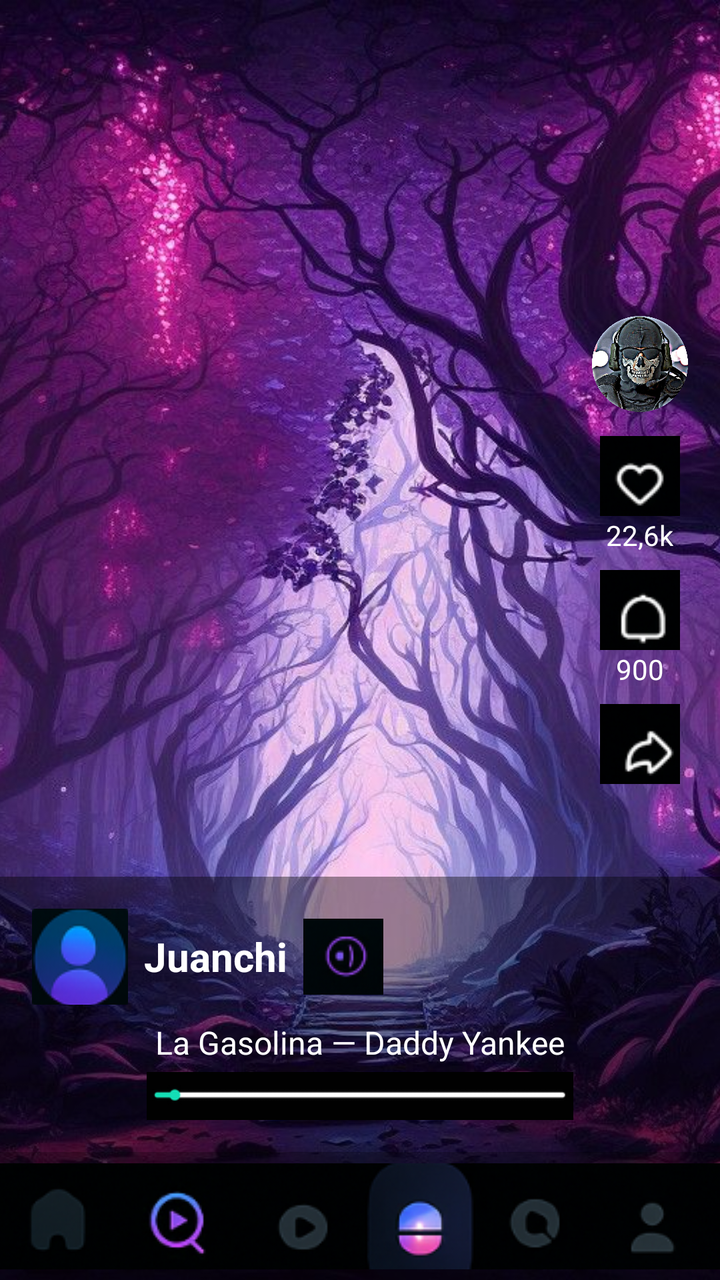
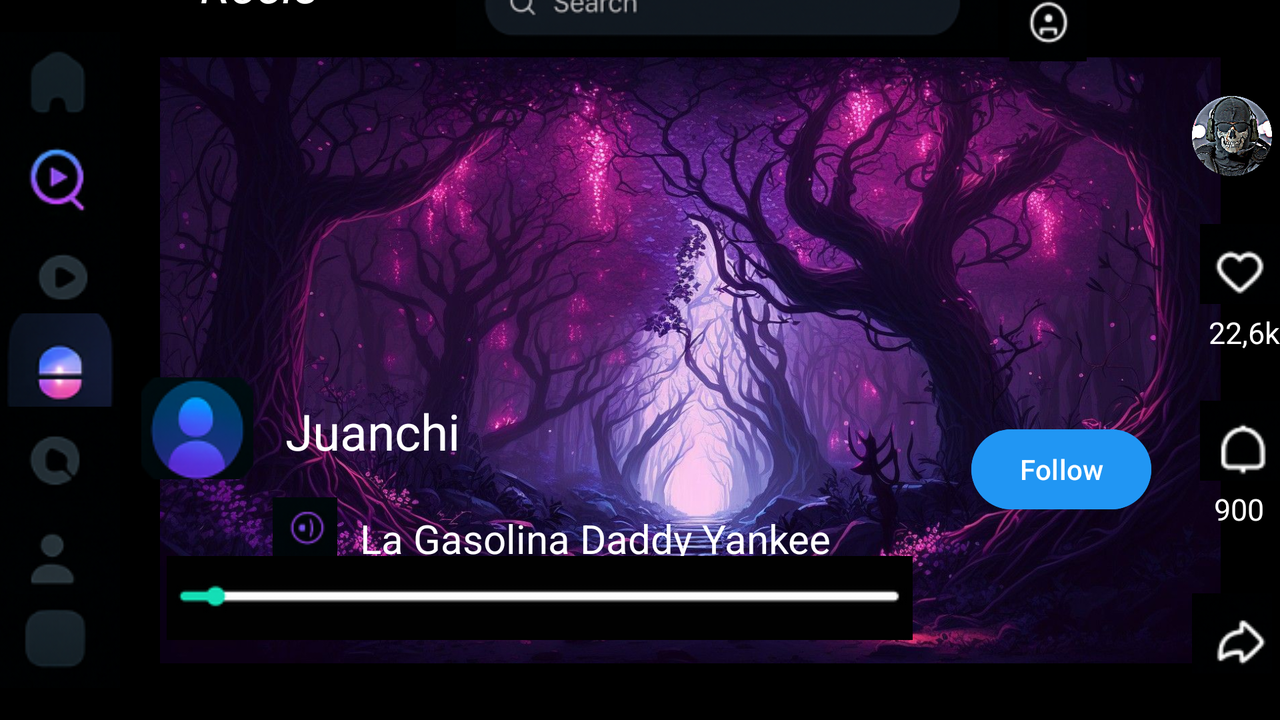

An Android layout and its configuration variant, each rendered on a device that would load it. The default file and the variant file are quoted in full after the pictures.
<!-- AndroidManifest.xml: application theme Theme.Login_RedSocial -->
<!-- res/layout/activity_spoty.xml -->
<?xml version="1.0" encoding="utf-8"?>
<androidx.constraintlayout.widget.ConstraintLayout xmlns:android="http://schemas.android.com/apk/res/android"
    xmlns:app="http://schemas.android.com/apk/res-auto"
    xmlns:tools="http://schemas.android.com/tools"
    android:layout_width="match_parent"
    android:layout_height="match_parent"
    android:background="@color/black"
    tools:context=".SpotyActivity">

    
    <ImageView
        android:id="@+id/imageViewFondo"
        android:layout_width="0dp"
        android:layout_height="0dp"
        android:scaleType="centerCrop"
        app:layout_constraintTop_toTopOf="parent"
        app:layout_constraintBottom_toBottomOf="parent"
        app:layout_constraintStart_toStartOf="parent"
        app:layout_constraintEnd_toEndOf="parent"
        app:srcCompat="@drawable/spoty_background" />

    

    
    <LinearLayout
        android:id="@+id/layoutDerecha"
        android:layout_width="wrap_content"
        android:layout_height="wrap_content"
        android:layout_marginEnd="16dp"
        android:layout_marginBottom="248dp"
        android:gravity="center_horizontal"
        android:orientation="vertical"
        app:layout_constraintBottom_toBottomOf="parent"
        app:layout_constraintEnd_toEndOf="parent">

        <ImageView
            android:id="@+id/fotoPerfil"
            android:layout_width="48dp"
            android:layout_height="48dp"
            android:layout_marginBottom="12dp"
            android:src="@drawable/fotoperfil" />

        <ImageButton
            android:id="@+id/btnCorazon"
            android:layout_width="40dp"
            android:layout_height="40dp"
            android:background="@android:color/transparent"
            android:src="@drawable/spoty_corazon" />

        <TextView
            android:id="@+id/tvLikes"
            android:layout_width="wrap_content"
            android:layout_height="wrap_content"
            android:layout_marginBottom="8dp"
            android:gravity="center"
            android:text="22,6k"
            android:textColor="@android:color/white"
            android:textSize="14sp" />

        <ImageButton
            android:id="@+id/btnCampana"
            android:layout_width="40dp"
            android:layout_height="40dp"
            android:background="@android:color/transparent"
            android:src="@drawable/spoty_campana" />

        <TextView
            android:id="@+id/tvCampana"
            android:layout_width="wrap_content"
            android:layout_height="wrap_content"
            android:layout_marginBottom="8dp"
            android:gravity="center"
            android:text="900"
            android:textColor="@android:color/white"
            android:textSize="14sp" />

        <ImageButton
            android:id="@+id/btnCompartir"
            android:layout_width="40dp"
            android:layout_height="40dp"
            android:background="@android:color/transparent"
            android:src="@drawable/spoty_compartir" />
    </LinearLayout>

    <LinearLayout
        android:id="@+id/layoutInferior"
        android:layout_width="0dp"
        android:layout_height="wrap_content"
        android:orientation="vertical"
        android:padding="16dp"
        android:background="#66000000"
        app:layout_constraintBottom_toTopOf="@+id/layoutBotones"
        app:layout_constraintStart_toStartOf="parent"
        app:layout_constraintEnd_toEndOf="parent">

        
        <LinearLayout
            android:layout_width="match_parent"
            android:layout_height="wrap_content"
            android:orientation="horizontal"
            android:gravity="center_vertical">

            <ImageButton
                android:id="@+id/btnPerfil"
                android:layout_width="48dp"
                android:layout_height="48dp"
                android:background="@android:color/transparent"
                android:src="@drawable/spoty_icono_perfil" />

            <TextView
                android:id="@+id/tvUsuario"
                android:layout_width="wrap_content"
                android:layout_height="wrap_content"
                android:layout_marginStart="8dp"
                android:text="Juanchi"
                android:textColor="@android:color/white"
                android:textSize="20sp"
                android:textStyle="bold" />

            <ImageButton
                android:id="@+id/btnPlay"
                android:layout_width="40dp"
                android:layout_height="40dp"
                android:layout_marginStart="8dp"
                android:background="@android:color/transparent"
                android:src="@drawable/spoty_playy" />
        </LinearLayout>

        
        <TextView
            android:id="@+id/tvCancion"
            android:layout_width="wrap_content"
            android:layout_height="wrap_content"
            android:layout_marginTop="8dp"
            android:text="La Gasolina — Daddy Yankee"
            android:layout_gravity="center"
            android:textColor="@android:color/white"
            android:textSize="16sp" />

        
        <ImageView
            android:id="@+id/barraRepro"
            android:layout_width="match_parent"
            android:layout_height="24dp"
            android:layout_marginTop="4dp"
            android:src="@drawable/spoty_barra_reproducir1"
            android:adjustViewBounds="true" />
    </LinearLayout>

    
    <LinearLayout
        android:id="@+id/layoutBotones"
        android:layout_width="0dp"
        android:layout_height="64dp"
        android:orientation="horizontal"
        android:gravity="center"
        android:background="#88000000"
        app:layout_constraintBottom_toBottomOf="parent"
        app:layout_constraintStart_toStartOf="parent"
        app:layout_constraintEnd_toEndOf="parent">

        <ImageButton
            android:id="@+id/btnHome"
            android:layout_width="0dp"
            android:layout_height="match_parent"
            android:layout_weight="1"
            android:background="@android:color/transparent"
            android:src="@drawable/spoty_home" />

        <ImageButton
            android:id="@+id/btnBuscar"
            android:layout_width="0dp"
            android:layout_height="match_parent"
            android:layout_weight="1"
            android:background="@android:color/transparent"
            android:src="@drawable/spoty_buscar" />

        <ImageButton
            android:id="@+id/btnPlayMenu"
            android:layout_width="0dp"
            android:layout_height="match_parent"
            android:layout_weight="1"
            android:background="@android:color/transparent"
            android:src="@drawable/spoty_play" />

        <ImageButton
            android:id="@+id/btnIcono"
            android:layout_width="0dp"
            android:layout_height="match_parent"
            android:layout_weight="1"
            android:background="@android:color/transparent"
            android:src="@drawable/spoty_icono" />

        <ImageButton
            android:id="@+id/btnMezcla"
            android:layout_width="0dp"
            android:layout_height="match_parent"
            android:layout_weight="1"
            android:background="@android:color/transparent"
            android:src="@drawable/spoty_mezcla" />

        <ImageButton
            android:id="@+id/btnUsuario"
            android:layout_width="0dp"
            android:layout_height="match_parent"
            android:layout_weight="1"
            android:background="@android:color/transparent"
            android:src="@drawable/spoty_usuario" />
    </LinearLayout>

</androidx.constraintlayout.widget.ConstraintLayout>
<!-- resources referenced by this layout -->
<resources>
  <color name="black">#FF000000</color>
  <!-- drawable fotoperfil: png bitmap (drawable, 852860 bytes) -->
  <!-- drawable spoty_background: jpg bitmap (drawable, 225698 bytes) -->
  <!-- drawable spoty_barra_reproducir1: png bitmap (drawable, 1167 bytes) -->
  <!-- drawable spoty_buscar: png bitmap (drawable, 5098 bytes) -->
  <!-- drawable spoty_campana: png bitmap (drawable, 2459 bytes) -->
  <!-- drawable spoty_compartir: png bitmap (drawable, 2603 bytes) -->
  <!-- drawable spoty_corazon: png bitmap (drawable, 2570 bytes) -->
  <!-- drawable spoty_home: png bitmap (drawable, 3832 bytes) -->
  <!-- drawable spoty_icono: png bitmap (drawable, 5811 bytes) -->
  <!-- drawable spoty_icono_perfil: png bitmap (drawable, 6942 bytes) -->
  <!-- drawable spoty_mezcla: png bitmap (drawable, 4141 bytes) -->
  <!-- drawable spoty_play: png bitmap (drawable, 4063 bytes) -->
  <!-- drawable spoty_playy: png bitmap (drawable, 2367 bytes) -->
  <!-- drawable spoty_usuario: png bitmap (drawable, 3922 bytes) -->
  <style name="Theme.Login_RedSocial" parent="Base.Theme.Login_RedSocial" />
  <style name="Base.Theme.Login_RedSocial" parent="Theme.Material3.DayNight.NoActionBar">
          
          
      </style>
</resources>
<!-- res/layout-land/activity_spoty.xml (the repository's variant of the layout above) -->
<!-- drawn on the phone turned sideways -->
<?xml version="1.0" encoding="utf-8"?>
<androidx.constraintlayout.widget.ConstraintLayout xmlns:android="http://schemas.android.com/apk/res/android"
    xmlns:app="http://schemas.android.com/apk/res-auto"
    xmlns:tools="http://schemas.android.com/tools"
    android:layout_width="match_parent"
    android:layout_height="match_parent"
    android:background="@color/black">


    
    <ImageView
        android:id="@+id/imageView4"
        android:layout_width="629dp"
        android:layout_height="303dp"
        android:layout_marginStart="100dp"
        android:layout_marginTop="69dp"
        android:layout_marginEnd="124dp"
        android:layout_marginBottom="69dp"
        app:layout_constraintBottom_toBottomOf="parent"
        app:layout_constraintEnd_toEndOf="parent"
        app:layout_constraintHorizontal_bias="0.327"
        app:layout_constraintStart_toStartOf="parent"
        app:layout_constraintTop_toTopOf="parent"
        app:srcCompat="@drawable/spoty_background" />

    <ImageButton
        android:id="@+id/imageButton1"
        android:layout_width="60dp"
        android:layout_height="0dp"
        android:src="@drawable/spoty_home"
        android:background="@null"
        android:layout_marginTop ="16dp"
        app:layout_constraintTop_toTopOf="parent"
        app:layout_constraintBottom_toTopOf="@+id/imageButton2"
        app:layout_constraintStart_toStartOf="parent"/>

    
    <ImageButton
        android:id="@+id/imageButton2"
        android:layout_width="60dp"
        android:layout_height="0dp"
        android:src="@drawable/spoty_buscar"
        android:background="@null"
        app:layout_constraintTop_toBottomOf="@+id/imageButton1"
        app:layout_constraintBottom_toTopOf="@+id/imageButton3"
        app:layout_constraintStart_toStartOf="parent"/>

    
    <ImageButton
        android:id="@+id/imageButton3"
        android:layout_width="60dp"
        android:layout_height="0dp"
        android:src="@drawable/spoty_play"
        android:background="@null"
        app:layout_constraintTop_toBottomOf="@+id/imageButton2"
        app:layout_constraintBottom_toTopOf="@+id/imageButton4"
        app:layout_constraintStart_toStartOf="parent"/>

    
    <ImageButton
        android:id="@+id/imageButton4"
        android:layout_width="60dp"
        android:layout_height="0dp"
        android:src="@drawable/spoty_icono"
        android:background="@null"
        app:layout_constraintTop_toBottomOf="@+id/imageButton3"
        app:layout_constraintBottom_toTopOf="@+id/imageButton5"
        app:layout_constraintStart_toStartOf="parent"/>

    
    <ImageButton
        android:id="@+id/imageButton5"
        android:layout_width="60dp"
        android:layout_height="0dp"
        android:src="@drawable/spoty_mezcla"
        android:background="@null"
        app:layout_constraintTop_toBottomOf="@+id/imageButton4"
        app:layout_constraintBottom_toTopOf="@+id/imageButton6"
        app:layout_constraintStart_toStartOf="parent"/>

    
    <ImageButton
        android:id="@+id/imageButton6"
        android:layout_width="60dp"
        android:layout_height="0dp"
        android:src="@drawable/spoty_usuario"
        android:background="@null"
        app:layout_constraintTop_toBottomOf="@+id/imageButton5"
        app:layout_constraintBottom_toTopOf="@+id/imageButton7"
        app:layout_constraintStart_toStartOf="parent"/>

    
    <ImageButton
        android:id="@+id/imageButton7"
        android:layout_width="60dp"
        android:layout_height="0dp"
        android:src="@drawable/spoty_pausa"
        android:background="@null"
        android:layout_marginBottom="16dp"
        app:layout_constraintTop_toBottomOf="@+id/imageButton6"
        app:layout_constraintBottom_toBottomOf="parent"
        app:layout_constraintStart_toStartOf="parent"/>


    

    <TextView
        android:id="@+id/textView"
        android:layout_width="105dp"
        android:layout_height="48dp"
        android:layout_marginStart="40dp"
        android:layout_marginBottom="6dp"
        android:text="Reels"
        android:textColor="@color/white"
        android:textSize="25dp"
        android:textStyle="italic"
        app:layout_constraintBottom_toTopOf="@+id/imageView4"
        app:layout_constraintStart_toEndOf="@+id/imageButton1"
        app:layout_constraintTop_toTopOf="parent"
        app:layout_constraintVertical_bias="1.0" />

    <Button
        android:id="@+id/button3"
        android:layout_width="wrap_content"
        android:layout_height="wrap_content"
        android:layout_marginBottom="44dp"
        android:background="@null"
        android:backgroundTint="@color/blue"
        android:text="Follow"
        app:layout_constraintBottom_toBottomOf="@+id/imageView4"
        app:layout_constraintEnd_toStartOf="@+id/btnCompartir"
        app:layout_constraintHorizontal_bias="0.22"
        app:layout_constraintStart_toEndOf="@+id/textView3"
        app:layout_constraintTop_toTopOf="parent"
        app:layout_constraintVertical_bias="0.879" />

    <ImageView
        android:id="@+id/imageView3"
        android:layout_width="271dp"
        android:layout_height="50dp"
        android:layout_marginStart="23dp"
        android:layout_marginTop="2dp"
        android:layout_marginEnd="138dp"
        android:layout_marginBottom="2dp"
        app:layout_constraintBottom_toTopOf="@+id/imageView4"
        app:layout_constraintEnd_toStartOf="@+id/imageView10"
        app:layout_constraintHorizontal_bias="0.0"
        app:layout_constraintStart_toEndOf="@+id/textView"
        app:layout_constraintTop_toTopOf="parent"
        app:layout_constraintVertical_bias="1.0"
        app:srcCompat="@drawable/spoty_barra_de_busqueda" />

    <ImageView
        android:id="@+id/fotoPerfil"
        android:layout_width="40dp"
        android:layout_height="40dp"
        android:layout_marginTop="48dp"
        android:layout_marginEnd="4dp"
        app:layout_constraintEnd_toEndOf="parent"
        app:layout_constraintTop_toTopOf="parent"
        app:srcCompat="@drawable/fotoperfil" />

    <ImageButton
        android:id="@+id/btnCorazon"
        android:layout_width="40dp"
        android:layout_height="40dp"
        android:layout_marginTop="24dp"
        android:background="@android:color/transparent"
        app:layout_constraintTop_toBottomOf="@id/fotoPerfil"
        app:layout_constraintEnd_toEndOf="parent"
        app:srcCompat="@drawable/spoty_corazon" />

    <TextView
        android:id="@+id/tvLikes"
        android:layout_width="wrap_content"
        android:layout_height="wrap_content"
        android:layout_marginTop="4dp"
        app:layout_constraintTop_toBottomOf="@id/btnCorazon"
        app:layout_constraintEnd_toEndOf="parent"
        android:text="22,6k"
        android:textColor="@android:color/white"
        android:textSize="15sp"
        android:gravity="center" />

    
    <ImageButton
        android:id="@+id/btnCampana"
        android:layout_width="40dp"
        android:layout_height="40dp"
        android:layout_marginTop="24dp"
        android:background="@android:color/transparent"
        app:layout_constraintTop_toBottomOf="@id/tvLikes"
        app:layout_constraintEnd_toEndOf="parent"
        app:srcCompat="@drawable/spoty_campana" />

    


    <TextView
        android:id="@+id/tvCampana"
        android:layout_width="wrap_content"
        android:layout_height="wrap_content"
        android:layout_marginTop="4dp"
        android:layout_marginEnd="8dp"
        android:gravity="center"
        android:text="900"
        android:textColor="@android:color/white"
        android:textSize="15sp"
        app:layout_constraintEnd_toEndOf="parent"
        app:layout_constraintTop_toBottomOf="@id/btnCampana" />

    <ImageButton
        android:id="@+id/btnCompartir"
        android:layout_width="40dp"
        android:layout_height="40dp"
        android:layout_marginTop="32dp"
        android:layout_marginEnd="4dp"
        android:background="@android:color/transparent"
        app:layout_constraintEnd_toEndOf="parent"
        app:layout_constraintTop_toBottomOf="@id/tvCampana"
        app:srcCompat="@drawable/spoty_compartir" />

    <ImageView
        android:id="@+id/imageView10"
        android:layout_width="40dp"
        android:layout_height="40dp"
        android:layout_marginTop="3dp"
        android:layout_marginEnd="52dp"
        android:layout_marginBottom="11dp"
        app:layout_constraintBottom_toTopOf="@+id/imageView4"
        app:layout_constraintEnd_toStartOf="@+id/fotoPerfil"
        app:layout_constraintHorizontal_bias="1.0"
        app:layout_constraintStart_toEndOf="@+id/textView"
        app:layout_constraintTop_toTopOf="parent"
        app:srcCompat="@drawable/spoty_account" />

    <ImageButton
        android:id="@+id/imageButton"
        android:layout_width="56dp"
        android:layout_height="51dp"
        android:layout_marginStart="40dp"
        android:layout_marginBottom="92dp"
        android:background="@android:color/transparent"
        app:layout_constraintBottom_toBottomOf="@id/imageView4"
        app:layout_constraintStart_toStartOf="@id/imageView4"
        app:srcCompat="@drawable/spoty_icono_perfil" />

    <TextView
        android:id="@+id/textView2"
        android:layout_width="96dp"
        android:layout_height="29dp"
        android:layout_marginStart="16dp"
        android:layout_marginBottom="104dp"
        android:text="Juanchi"
        android:textColor="@color/white"
        android:textSize="25dp"
        android:textStyle="normal"
        app:layout_constraintBottom_toBottomOf="@+id/imageView4"
        app:layout_constraintStart_toEndOf="@+id/imageButton" />

    <ImageView
        android:id="@+id/imageView11"
        android:layout_width="39dp"
        android:layout_height="31dp"
        android:layout_marginEnd="8dp"
        app:layout_constraintBottom_toBottomOf="@+id/textView3"
        app:layout_constraintEnd_toStartOf="@+id/textView3"
        app:layout_constraintTop_toBottomOf="@+id/imageButton"
        app:layout_constraintVertical_bias="1.0"
        app:srcCompat="@drawable/spoty_playy" />

    <TextView
        android:id="@+id/textView3"
        android:layout_width="300dp"
        android:layout_height="24dp"
        android:layout_marginStart="120dp"
        android:layout_marginBottom="52dp"
        android:text="La Gasolina Daddy Yankee "
        android:textColor="@color/white"
        android:textSize="20dp"
        android:textStyle="normal"
        app:layout_constraintBottom_toBottomOf="@+id/imageView4"
        app:layout_constraintStart_toEndOf="@+id/imageButton5"
        app:layout_constraintTop_toBottomOf="@+id/btnCorazon"
        app:layout_constraintVertical_bias="1.0" />

    <ImageView
        android:id="@+id/imageView14"
        android:layout_width="wrap_content"
        android:layout_height="wrap_content"
        android:layout_marginEnd="134dp"
        android:layout_marginBottom="40dp"
        app:layout_constraintBottom_toBottomOf="parent"
        app:layout_constraintEnd_toStartOf="@+id/btnCompartir"
        app:layout_constraintHorizontal_bias="0.808"
        app:layout_constraintStart_toEndOf="@+id/imageButton7"
        app:srcCompat="@drawable/spoty_barra_reproducir1" />


</androidx.constraintlayout.widget.ConstraintLayout>
<!-- resources referenced by the variant -->
<!-- as the phone turned sideways resolves them -->
<resources>
  <color name="black">#FF000000</color>
  <color name="blue">#2196F3</color>
  <color name="white">#FFFFFFFF</color>
  <!-- drawable fotoperfil: png bitmap (drawable, 852860 bytes) -->
  <!-- drawable spoty_account: png bitmap (drawable, 2890 bytes) -->
  <!-- drawable spoty_background: jpg bitmap (drawable, 225698 bytes) -->
  <!-- drawable spoty_barra_de_busqueda: png bitmap (drawable, 15955 bytes) -->
  <!-- drawable spoty_barra_reproducir1: png bitmap (drawable, 1167 bytes) -->
  <!-- drawable spoty_buscar: png bitmap (drawable, 5098 bytes) -->
  <!-- drawable spoty_campana: png bitmap (drawable, 2459 bytes) -->
  <!-- drawable spoty_compartir: png bitmap (drawable, 2603 bytes) -->
  <!-- drawable spoty_corazon: png bitmap (drawable, 2570 bytes) -->
  <!-- drawable spoty_home: png bitmap (drawable, 3832 bytes) -->
  <!-- drawable spoty_icono: png bitmap (drawable, 5811 bytes) -->
  <!-- drawable spoty_icono_perfil: png bitmap (drawable, 6942 bytes) -->
  <!-- drawable spoty_mezcla: png bitmap (drawable, 4141 bytes) -->
  <!-- drawable spoty_pausa: png bitmap (drawable, 3929 bytes) -->
  <!-- drawable spoty_play: png bitmap (drawable, 4063 bytes) -->
  <!-- drawable spoty_playy: png bitmap (drawable, 2367 bytes) -->
  <!-- drawable spoty_usuario: png bitmap (drawable, 3922 bytes) -->
  <style name="Theme.Login_RedSocial" parent="Base.Theme.Login_RedSocial" />
  <style name="Base.Theme.Login_RedSocial" parent="Theme.Material3.DayNight.NoActionBar">
          
          
      </style>
</resources>
